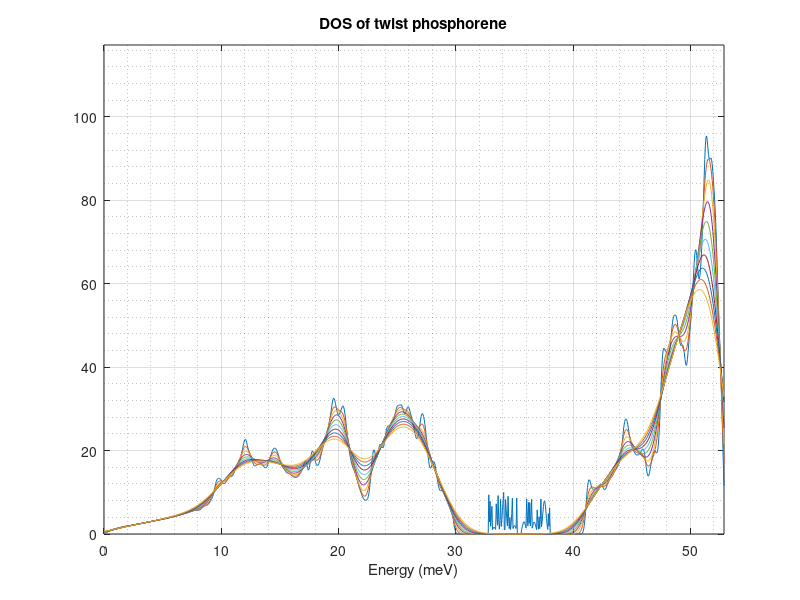

This chart was generated by the following MATLAB code:
function band_plot
%% clean everythings
clear; clc; close all;

%% Read data
data = importdata('phonondos.dat', ' ', 1);  % 自动跳过第一行（标题行），空格分隔

x = data.data(:, 1);   % 第一列：qpath
%% Plot
figure;
hold on;

for i = 2:11
y = data.data(:, i);   % 第二列：Energy (meV)
plot(x, y, '-', 'MarkerSize', 2.0);
end

xlim([0, max(x)]);
ylim([0, max(y)*2]);

xlabel('Energy (meV)');
title('DOS of twist phosphorene');
grid on;box on;
grid minor;  % 可选，显示细网格
end
